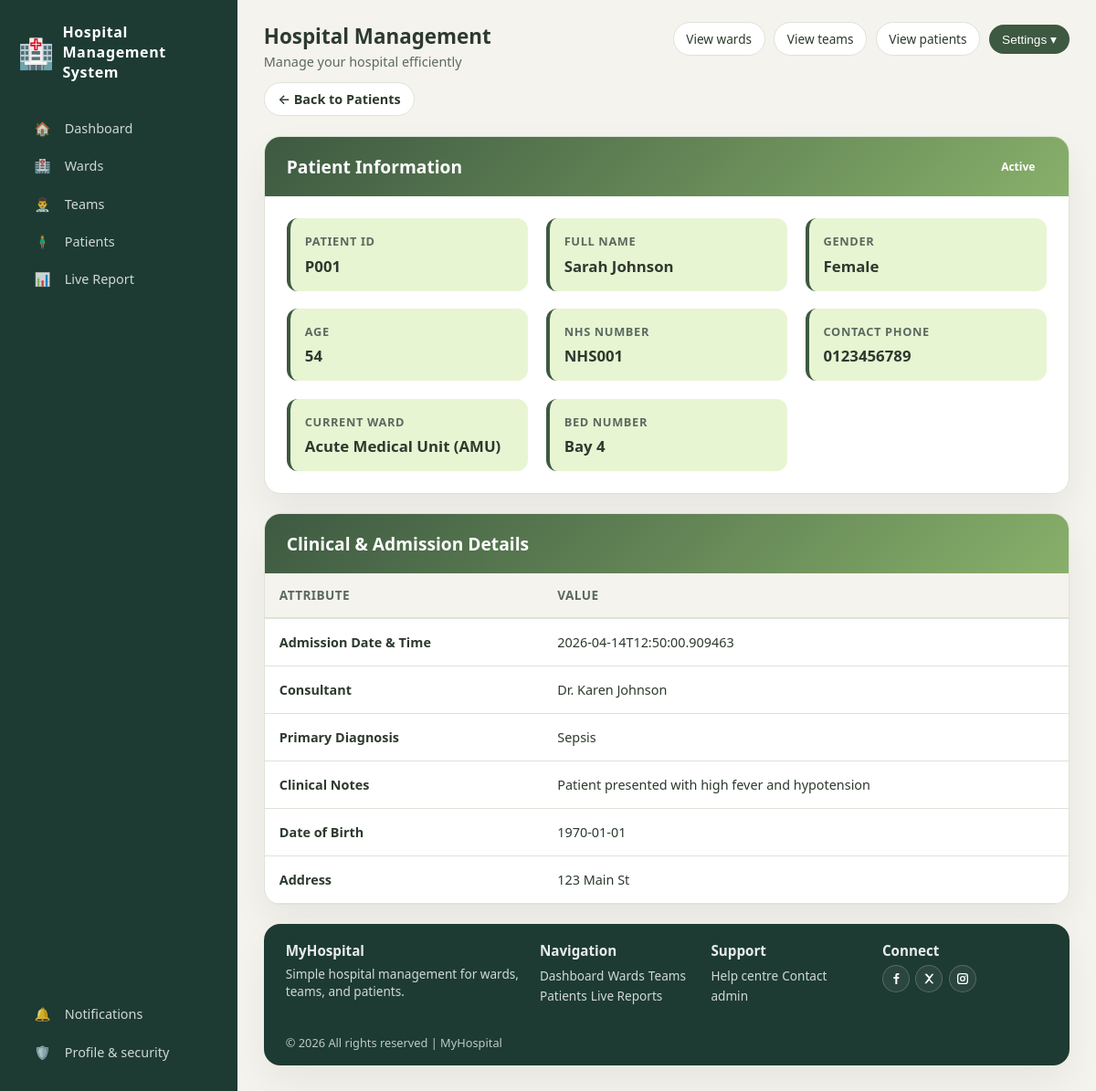
The app's page /patients/1 (signed in), older data.
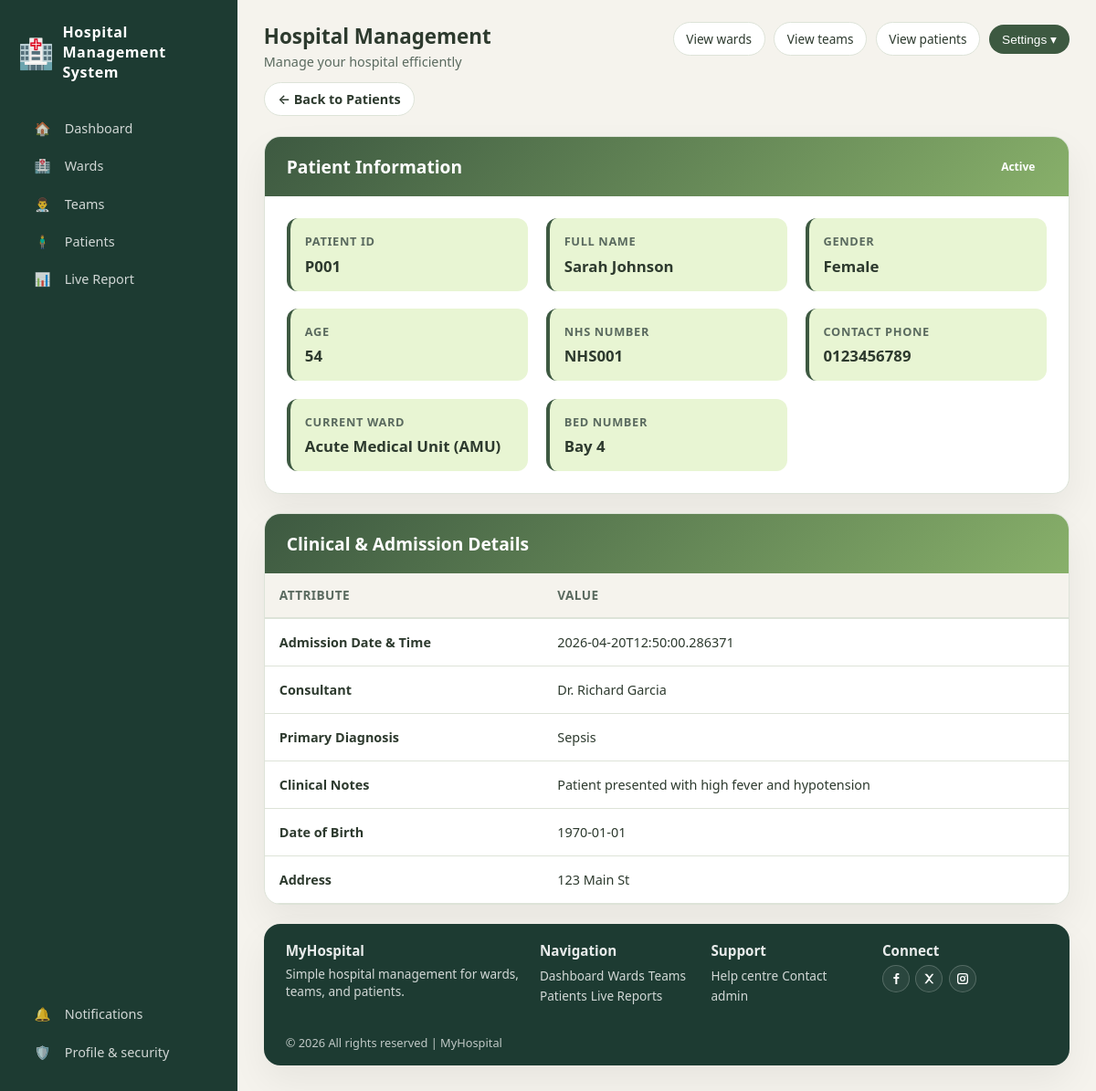
The same page, newer data.
### tables this page shows
CREATE TABLE patients (
            id INTEGER PRIMARY KEY AUTOINCREMENT,
            name TEXT NOT NULL,
            dob TEXT,
            age INTEGER,
            gender TEXT,
            nhs_number TEXT,
            phone TEXT,
            address TEXT,
            admission_datetime TEXT NOT NULL,
            ward_id INTEGER,
            bed TEXT NOT NULL,
            doctor_id INTEGER,
            diagnosis TEXT NOT NULL,
            notes TEXT,
            status TEXT DEFAULT 'Active',
            discharged_at TIMESTAMP,
            created_at TIMESTAMP DEFAULT CURRENT_TIMESTAMP,
            FOREIGN KEY (ward_id) REFERENCES wards (id),
            FOREIGN KEY (doctor_id) REFERENCES doctors (id)
        );

CREATE TABLE doctors (
            id INTEGER PRIMARY KEY AUTOINCREMENT,
            name TEXT NOT NULL,
            specialty TEXT NOT NULL,
            grade TEXT DEFAULT 'Consultant',
            on_duty BOOLEAN DEFAULT 1,
            team_id INTEGER,
            ward_id INTEGER,
            pager TEXT,
            email TEXT,
            created_at TIMESTAMP DEFAULT CURRENT_TIMESTAMP,
            FOREIGN KEY (team_id) REFERENCES teams (id),
            FOREIGN KEY (ward_id) REFERENCES wards (id)
        );

### app.py (the view)
@app.route("/patients/<int:patient_id>")
@login_required
def patient_detail(patient_id):
    conn = get_db_connection()
    patient = conn.execute(
        """
        SELECT p.*, w.name as ward_name, d.name as doctor_name
        FROM patients p
        LEFT JOIN wards w ON p.ward_id = w.id
        LEFT JOIN doctors d ON p.doctor_id = d.id
        WHERE p.id = ?
        """, (patient_id,)
    ).fetchone()
    treatments = conn.execute(
        "SELECT * FROM treatments WHERE patient_id = ? ORDER BY date DESC",
        (patient_id,)
    ).fetchall()
    conn.close()
    if patient is None:
        return redirect(url_for("patients_page"))
    return render_template("patient-detail.html", patient=patient, treatments=treatments)

### app.py (called while the page is built)
@app.context_processor
def inject_user():
    return dict(user_role=session.get('role'), user_id=session.get('user_id'))

def login_required(f):
    @wraps(f)
    def decorated(*args, **kwargs):
        if not session.get("user_id"):
            return redirect(url_for("login_page"))
        return f(*args, **kwargs)
    return decorated

def get_db_connection():
    conn = sqlite3.connect(DATABASE_PATH)
    conn.row_factory = sqlite3.Row
    return conn

### templates/patient-detail.html (shortened to what this page needs)
{% extends "base.html" %}
{% block extra_css %}
<link rel="stylesheet" href="/static/css/patient-detail.css">
{% endblock %}
{% block content %}
<div class="top-left-row">
  <a href="/patients" class="back-btn">← Back to Patients</a>
</div>
<br>
<section class="content-section">
  <div class="info-card">
    <div class="info-card-header">
      <h2>Patient Information</h2>
      <span class="status-badge {{ patient.status|lower }}">{{ patient.status }}</span>
    </div>
    <div class="patient-info-grid">
      <div class="info-item">
        <span class="info-label">Patient ID</span>
        <span class="info-value">P{{ "%03d"|format(patient.id) }}</span>
      </div>
      <div class="info-item">
        <span class="info-label">Full Name</span>
        <span class="info-value">{{ patient.name }}</span>
      </div>
      <div class="info-item">
        <span class="info-label">Gender</span>
        <span class="info-value">{{ patient.gender }}</span>
      </div>
      <div class="info-item">
        <span class="info-label">Age</span>
        <span class="info-value">{{ patient.age }}</span>
      </div>
      <div class="info-item">
        <span class="info-label">NHS Number</span>
        <span class="info-value">{{ patient.nhs_number or 'Not recorded' }}</span>
      </div>
      <div class="info-item">
        <span class="info-label">Contact Phone</span>
        <span class="info-value">{{ patient.phone or 'Not provided' }}</span>
      </div>
      <div class="info-item">
        <span class="info-label">Current Ward</span>
        <span class="info-value">{{ patient.ward_name or 'Unassigned' }}</span>
      </div>
      <div class="info-item">
        <span class="info-label">Bed Number</span>
        <span class="info-value">{{ patient.bed }}</span>
      </div>
    </div>
  </div>
</section>
<section class="content-section">
  <div class="data-card">
    <div class="data-card-header">
      <h2>Clinical & Admission Details</h2>
    </div>
    <div class="table-wrapper">
      <table class="data-table">
        <thead>
          <tr>
            <th>Attribute</th>
            <th>Value</th>
          </tr>
        </thead>
        <tbody>
          <tr>
            <td><strong>Admission Date & Time</strong></td>
            <td>{{ patient.admission_datetime }}</td>
          </tr>
          <tr>
            <td><strong>Consultant</strong></td>
            <td>{{ patient.doctor_name or 'Unassigned' }}</td>
          </tr>
          <tr>
            <td><strong>Primary Diagnosis</strong></td>
            <td>{{ patient.diagnosis }}</td>
          </tr>
          <tr>
            <td><strong>Clinical Notes</strong></td>
            <td>{{ patient.notes or 'No clinical notes recorded.' }}</td>
          </tr>
          <tr>
            <td><strong>Date of Birth</strong></td>
            <td>{{ patient.dob or 'Not recorded' }}</td>
          </tr>
          <tr>
            <td><strong>Address</strong></td>
            <td>{{ patient.address or 'Not recorded' }}</td>
          </tr>
        </tbody>
      </table>
    </div>
  </div>
</section>
{% endblock %}

Row changes from the older to the newer data that the page shows:
changed patients "Sarah Johnson": admission_datetime "2026-04-14T12:50:00.909463" → "2026-04-20T12:50:00.286371"
changed doctors: name "Dr. Karen Johnson" → "Dr. Richard Garcia"
